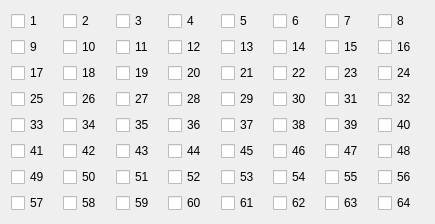
                <widget class="QWidget" name="GUI_Cores__">
                 <property name="geometry">
                  <rect>
                   <x>0</x>
                   <y>0</y>
                   <width>435</width>
                   <height>205</height>
                  </rect>
                 </property>
                 <layout class="QGridLayout" name="gridLayout">
                  <item row="0" column="2">
                   <widget class="QCheckBox" name="ckbCore03">
                    <property name="text">
                     <string>3</string>
                    </property>
                   </widget>
                  </item>
                  <item row="0" column="4">
                   <widget class="QCheckBox" name="ckbCore05">
                    <property name="text">
                     <string>5</string>
                    </property>
                   </widget>
                  </item>
                  <item row="0" column="0">
                   <widget class="QCheckBox" name="ckbCore01">
                    <property name="text">
                     <string>1</string>
                    </property>
                   </widget>
                  </item>
                  <item row="0" column="1">
                   <widget class="QCheckBox" name="ckbCore02">
                    <property name="text">
                     <string>2</string>
                    </property>
                   </widget>
                  </item>
                  <item row="0" column="5">
                   <widget class="QCheckBox" name="ckbCore06">
                    <property name="text">
                     <string>6</string>
                    </property>
                   </widget>
                  </item>
                  <item row="0" column="6">
                   <widget class="QCheckBox" name="ckbCore07">
                    <property name="text">
                     <string>7</string>
                    </property>
                   </widget>
                  </item>
                  <item row="0" column="3">
                   <widget class="QCheckBox" name="ckbCore04">
                    <property name="text">
                     <string>4</string>
                    </property>
                   </widget>
                  </item>
                  <item row="0" column="7">
                   <widget class="QCheckBox" name="ckbCore08">
                    <property name="text">
                     <string>8</string>
                    </property>
                   </widget>
                  </item>
                  <item row="1" column="0">
                   <widget class="QCheckBox" name="ckbCore09">
                    <property name="text">
                     <string>9</string>
                    </property>
                   </widget>
                  </item>
                  <item row="1" column="1">
                   <widget class="QCheckBox" name="ckbCore10">
                    <property name="text">
                     <string>10</string>
                    </property>
                   </widget>
                  </item>
                  <item row="3" column="2">
                   <widget class="QCheckBox" name="ckbCore27">
                    <property name="text">
                     <string>27</string>
                    </property>
                   </widget>
                  </item>
                  <item row="4" column="6">
                   <widget class="QCheckBox" name="ckbCore39">
                    <property name="text">
                     <string>39</string>
                    </property>
                   </widget>
                  </item>
                  <item row="5" column="0">
                   <widget class="QCheckBox" name="ckbCore41">
                    <property name="text">
                     <string>41</string>
                    </property>
                   </widget>
                  </item>
                  <item row="5" column="1">
                   <widget class="QCheckBox" name="ckbCore42">
                    <property name="text">
                     <string>42</string>
                    </property>
                   </widget>
                  </item>
                  <item row="1" column="4">
                   <widget class="QCheckBox" name="ckbCore13">
                    <property name="text">
                     <string>13</string>
                    </property>
                   </widget>
                  </item>
                  <item row="2" column="1">
                   <widget class="QCheckBox" name="ckbCore18">
                    <property name="text">
                     <string>18</string>
                    </property>
                   </widget>
                  </item>
                  <item row="2" column="3">
                   <widget class="QCheckBox" name="ckbCore20">
                    <property name="text">
                     <string>20</string>
                    </property>
                   </widget>
                  </item>
                  <item row="3" column="3">
                   <widget class="QCheckBox" name="ckbCore28">
                    <property name="text">
                     <string>28</string>
                    </property>
                   </widget>
                  </item>
                  <item row="4" column="5">
                   <widget class="QCheckBox" name="ckbCore38">
                    <property name="text">
                     <string>38</string>
                    </property>
                   </widget>
                  </item>
                  <item row="4" column="7">
                   <widget class="QCheckBox" name="ckbCore40">
                    <property name="text">
                     <string>40</string>
                    </property>
                   </widget>
                  </item>
                  <item row="4" column="1">
                   <widget class="QCheckBox" name="ckbCore34">
                    <property name="text">
                     <string>34</string>
                    </property>
                   </widget>
                  </item>
                  <item row="1" column="6">
                   <widget class="QCheckBox" name="ckbCore15">
                    <property name="text">
                     <string>15</string>
                    </property>
                   </widget>
                  </item>
                  <item row="1" column="3">
                   <widget class="QCheckBox" name="ckbCore12">
                    <property name="text">
                     <string>12</string>
                    </property>
                   </widget>
                  </item>
                  <item row="1" column="5">
                   <widget class="QCheckBox" name="ckbCore14">
                    <property name="text">
                     <string>14</string>
                    </property>
                   </widget>
                  </item>
                  <item row="2" column="6">
                   <widget class="QCheckBox" name="ckbCore23">
                    <property name="text">
                     <string>23</string>
                    </property>
                   </widget>
                  </item>
                  <item row="1" column="2">
                   <widget class="QCheckBox" name="ckbCore11">
                    <property name="text">
                     <string>11</string>
                    </property>
                   </widget>
                  </item>
                  <item row="3" column="0">
                   <widget class="QCheckBox" name="ckbCore25">
                    <property name="text">
                     <string>25</string>
                    </property>
                   </widget>
                  </item>
                  <item row="1" column="7">
                   <widget class="QCheckBox" name="ckbCore16">
                    <property name="text">
                     <string>16</string>
                    </property>
                   </widget>
                  </item>
                  <item row="3" column="1">
                   <widget class="QCheckBox" name="ckbCore26">
                    <property name="text">
                     <string>26</string>
                    </property>
                   </widget>
                  </item>
                  <item row="3" column="4">
                   <widget class="QCheckBox" name="ckbCore29">
                    <property name="text">
                     <string>29</string>
                    </property>
                   </widget>
                  </item>
                  <item row="2" column="4">
                   <widget class="QCheckBox" name="ckbCore21">
                    <property name="text">
                     <string>21</string>
                    </property>
                   </widget>
                  </item>
                  <item row="3" column="5">
                   <widget class="QCheckBox" name="ckbCore30">
                    <property name="text">
                     <string>30</string>
                    </property>
                   </widget>
                  </item>
                  <item row="4" column="3">
                   <widget class="QCheckBox" name="ckbCore36">
                    <property name="text">
                     <string>36</string>
                    </property>
                   </widget>
                  </item>
                  <item row="2" column="5">
                   <widget class="QCheckBox" name="ckbCore22">
                    <property name="text">
                     <string>22</string>
                    </property>
                   </widget>
                  </item>
                  <item row="2" column="2">
                   <widget class="QCheckBox" name="ckbCore19">
                    <property name="text">
                     <string>19</string>
                    </property>
                   </widget>
                  </item>
                  <item row="3" column="6">
                   <widget class="QCheckBox" name="ckbCore31">
                    <property name="text">
                     <string>31</string>
                    </property>
                   </widget>
                  </item>
                  <item row="4" column="0">
                   <widget class="QCheckBox" name="ckbCore33">
                    <property name="text">
                     <string>33</string>
                    </property>
                   </widget>
                  </item>
                  <item row="4" column="2">
                   <widget class="QCheckBox" name="ckbCore35">
                    <property name="text">
                     <string>35</string>
                    </property>
                   </widget>
                  </item>
                  <item row="2" column="0">
                   <widget class="QCheckBox" name="ckbCore17">
                    <property name="text">
                     <string>17</string>
                    </property>
                   </widget>
                  </item>
                  <item row="2" column="7">
                   <widget class="QCheckBox" name="ckbCore24">
                    <property name="text">
                     <string>24</string>
                    </property>
                   </widget>
                  </item>
                  <item row="3" column="7">
                   <widget class="QCheckBox" name="ckbCore32">
                    <property name="text">
                     <string>32</string>
                    </property>
                   </widget>
                  </item>
                  <item row="4" column="4">
                   <widget class="QCheckBox" name="ckbCore37">
                    <property name="text">
                     <string>37</string>
                    </property>
                   </widget>
                  </item>
                  <item row="6" column="2">
                   <widget class="QCheckBox" name="ckbCore51">
                    <property name="text">
                     <string>51</string>
                    </property>
                   </widget>
                  </item>
                  <item row="6" column="0">
                   <widget class="QCheckBox" name="ckbCore49">
                    <property name="text">
                     <string>49</string>
                    </property>
                   </widget>
                  </item>
                  <item row="7" column="2">
                   <widget class="QCheckBox" name="ckbCore59">
                    <property name="text">
                     <string>59</string>
                    </property>
                   </widget>
                  </item>
                  <item row="7" column="3">
                   <widget class="QCheckBox" name="ckbCore60">
                    <property name="text">
                     <string>60</string>
                    </property>
                   </widget>
                  </item>
                  <item row="5" column="4">
                   <widget class="QCheckBox" name="ckbCore45">
                    <property name="text">
                     <string>45</string>
                    </property>
                   </widget>
                  </item>
                  <item row="5" column="6">
                   <widget class="QCheckBox" name="ckbCore47">
                    <property name="text">
                     <string>47</string>
                    </property>
                   </widget>
                  </item>
                  <item row="6" column="1">
                   <widget class="QCheckBox" name="ckbCore50">
                    <property name="text">
                     <string>50</string>
                    </property>
                   </widget>
                  </item>
                  <item row="5" column="5">
                   <widget class="QCheckBox" name="ckbCore46">
                    <property name="text">
                     <string>46</string>
                    </property>
                   </widget>
                  </item>
                  <item row="6" column="3">
                   <widget class="QCheckBox" name="ckbCore52">
                    <property name="text">
                     <string>52</string>
                    </property>
                   </widget>
                  </item>
                  <item row="5" column="2">
                   <widget class="QCheckBox" name="ckbCore43">
                    <property name="text">
                     <string>43</string>
                    </property>
                   </widget>
                  </item>
                  <item row="5" column="3">
                   <widget class="QCheckBox" name="ckbCore44">
                    <property name="text">
                     <string>44</string>
                    </property>
                   </widget>
                  </item>
                  <item row="6" column="5">
                   <widget class="QCheckBox" name="ckbCore54">
                    <property name="text">
                     <string>54</string>
                    </property>
                   </widget>
                  </item>
                  <item row="6" column="6">
                   <widget class="QCheckBox" name="ckbCore55">
                    <property name="text">
                     <string>55</string>
                    </property>
                   </widget>
                  </item>
                  <item row="5" column="7">
                   <widget class="QCheckBox" name="ckbCore48">
                    <property name="text">
                     <string>48</string>
                    </property>
                   </widget>
                  </item>
                  <item row="6" column="7">
                   <widget class="QCheckBox" name="ckbCore56">
                    <property name="text">
                     <string>56</string>
                    </property>
                   </widget>
                  </item>
                  <item row="7" column="0">
                   <widget class="QCheckBox" name="ckbCore57">
                    <property name="text">
                     <string>57</string>
                    </property>
                   </widget>
                  </item>
                  <item row="6" column="4">
                   <widget class="QCheckBox" name="ckbCore53">
                    <property name="text">
                     <string>53</string>
                    </property>
                   </widget>
                  </item>
                  <item row="7" column="1">
                   <widget class="QCheckBox" name="ckbCore58">
                    <property name="text">
                     <string>58</string>
                    </property>
                   </widget>
                  </item>
                  <item row="7" column="6">
                   <widget class="QCheckBox" name="ckbCore63">
                    <property name="text">
                     <string>63</string>
                    </property>
                   </widget>
                  </item>
                  <item row="7" column="5">
                   <widget class="QCheckBox" name="ckbCore62">
                    <property name="text">
                     <string>62</string>
                    </property>
                   </widget>
                  </item>
                  <item row="7" column="7">
                   <widget class="QCheckBox" name="ckbCore64">
                    <property name="text">
                     <string>64</string>
                    </property>
                   </widget>
                  </item>
                  <item row="7" column="4">
                   <widget class="QCheckBox" name="ckbCore61">
                    <property name="text">
                     <string>61</string>
                    </property>
                   </widget>
                  </item>
                 </layout>
                </widget>
